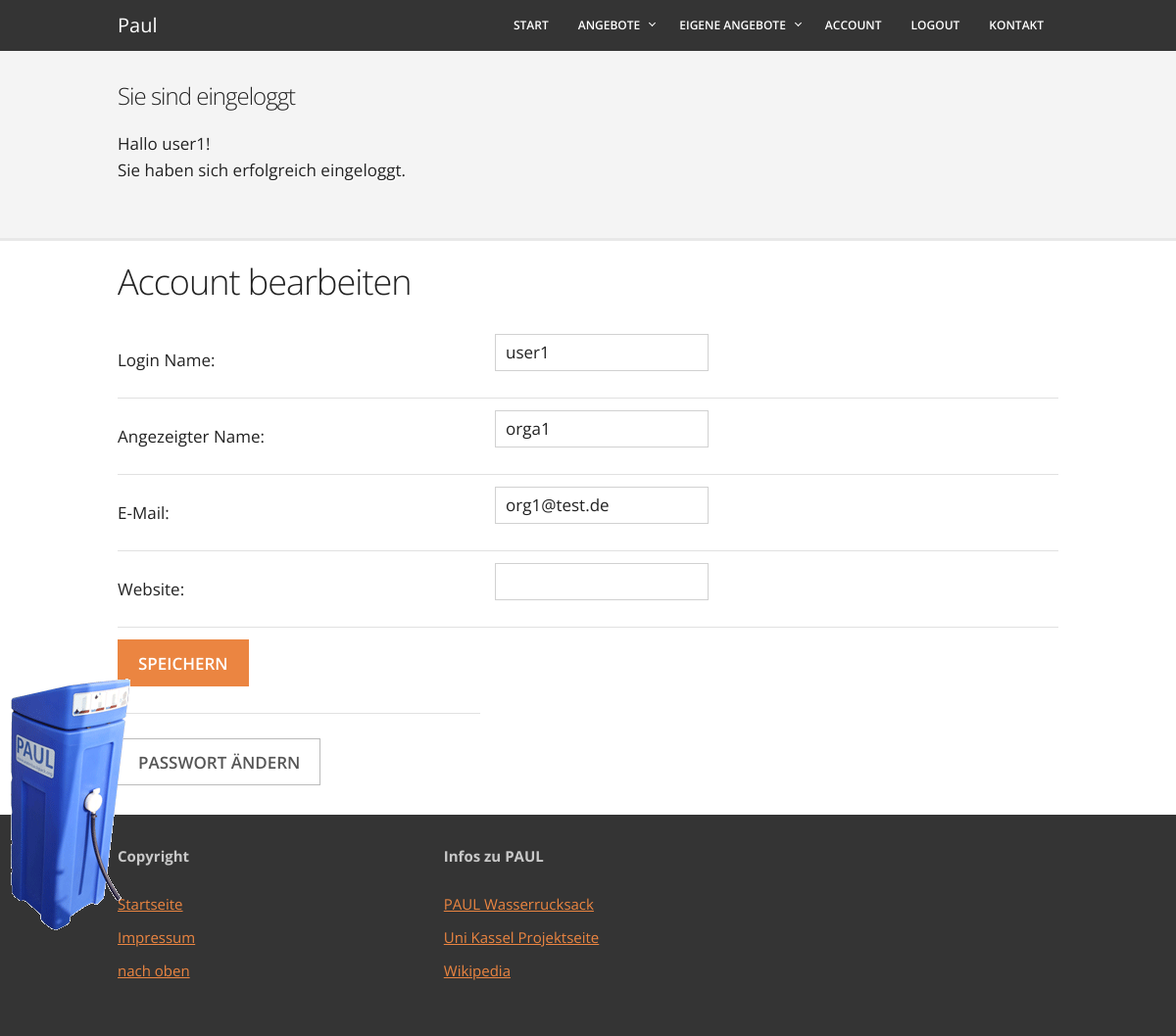
The page /account/edit-account.php (signed in) on the database as committed earlier.
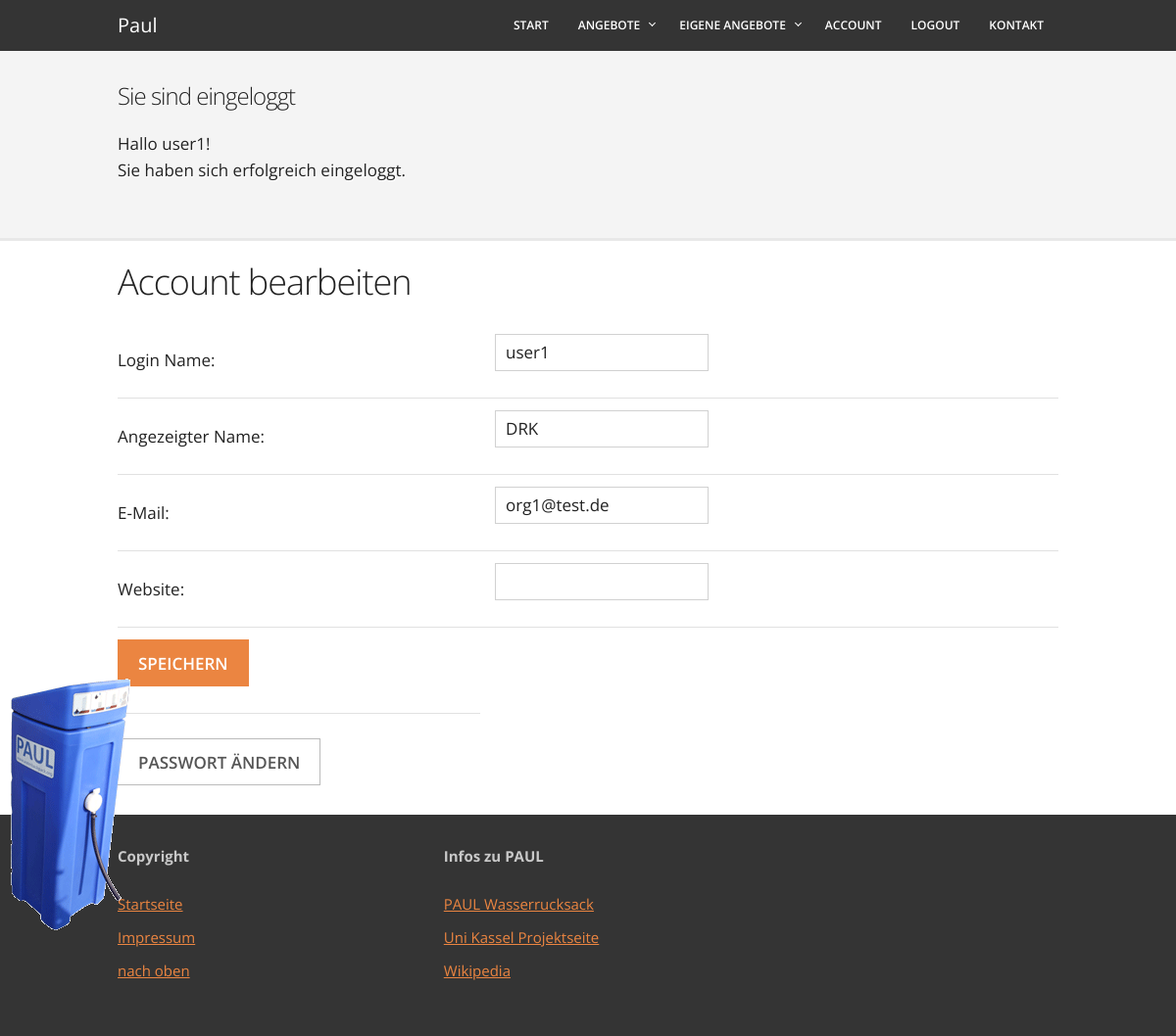
The same page on the database as committed later.
### tables this page shows
CREATE TABLE `accounts` (
  `ID` int(11) NOT NULL,
  `username` char(20) NOT NULL,
  `passwort` varchar(300) NOT NULL,
  `email` char(50) NOT NULL,
  `name` char(20) DEFAULT NULL,
  `website` char(100) DEFAULT NULL,
  `activation` char(50) DEFAULT NULL,
  `active` tinyint(1) NOT NULL,
  `admin` tinyint(1) NOT NULL DEFAULT '0'
);

### account/edit-account.php (the view, shortened to what this page needs)
<?php
$root = $_SERVER['DOCUMENT_ROOT'];
include($root . "/helping_supplies/template/head.php");
$usernameErr = $nameErr = $eMailErr = $websiteErr = "";
require_once ($root . "/helping_supplies/includes/dbConnect.php");
$sql = "SELECT * FROM accounts WHERE ID = '" . $_SESSION['accountsId'] . "'";
$db_erg = mysqli_query($db_link, $sql);
while ($zeile = mysqli_fetch_array($db_erg, MYSQL_ASSOC)) {
    $username = $zeile['username'];
    $eMail = $zeile['email'];
    $name = $zeile['name'];
    $website = $zeile['website'];
}
include($root . "/helping_supplies/template/header.php");
?>
<div class="container">
    <h1>Account bearbeiten</h1>
    <form action="" method="post">
        <table class="u-full-width">
            <tr><td>Login Name:</td><td><input maxlength="50" name="lName" value="<?php echo $username; ?>" type="text" required="required"></td><td><font color="red"><b><?php echo $usernameErr; ?></b></font></td></tr>
            <tr><td>Angezeigter Name:</td><td><input maxlength="255" name="name" value="<?php echo $name; ?>" type="text" required="required"></td><td><font color="red"><b><?php echo $nameErr; ?></b></font></td></tr>
            <tr><td>E-Mail:</td><td><input maxlength="50" name="eMail" value="<?php echo $eMail; ?>" type="email" required="required"></td><td><font color="red"><b><?php echo $eMailErr; ?></b></font></td></tr>
            <tr><td>Website:</td><td><input maxlength="100" name="website" value="<?php echo $website; ?>" type="text"></td><td><font color="red"><b><?php echo $websiteErr; ?></b></font></td></tr>
            <tr><td><input name="Send" type="submit" value="Speichern" class="button-primary"></td>
        </table>
    </form>
    <a href="/helping_supplies/account/edit-password.php"><button class="button">Passwort ändern</button></a>
</div>
<?php
include($root . "/helping_supplies/template/footer.php");
?>

Rows that differ between the two databases and show on the page:
changed accounts "user1": name "orga1" → "DRK"
